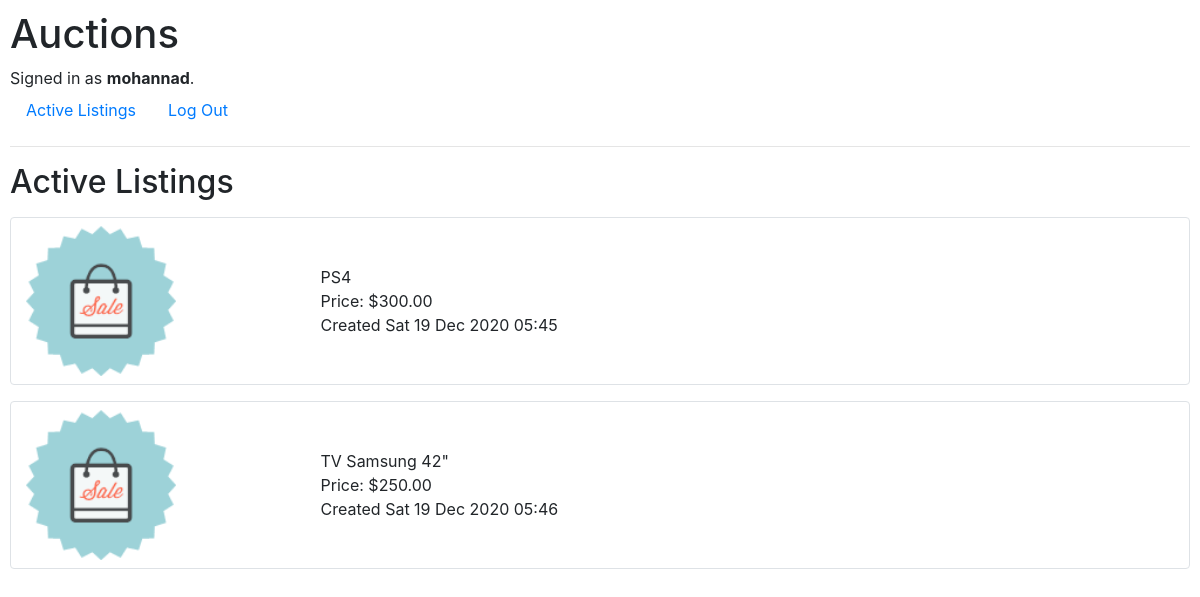
The page / (signed in) on the database its author committed.
### auctions/models.py (models this page shows, shortened)
class User(AbstractUser):
    first_name = models.CharField(max_length=64)
    last_name = models.CharField(max_length=64)
    country = models.CharField(max_length=64)

class Listing(models.Model):
    title = models.CharField(max_length=64)
    price = models.DecimalField(max_digits=10, decimal_places=2)
    creation_date = models.DateTimeField(auto_now_add=True)

### auctions/views.py (the view)
# urls.py: path("", views.index, name="index"),
def index(request):
    return render(request, "auctions/index.html", {
        "listings": Listing.objects.all()
    })

### auctions/templates/auctions/index.html
{% extends "auctions/layout.html" %}
{% load static %}
{% block body %}
    <h2>Active Listings</h2>
    {% for listing in listings %}
        <div class="container-fluid mt-3">
            <div class="row mt-2 pt-2 pb-2 border rounded">
                <div class="col-md-3 align-self-center">
                    <img src="{% static 'auctions/ecommerce.png' %}" height="150px">
                </div>
                <div class="col-md align-self-center">
                    <div class="listingTitle">{{ listing.title }}</div>
                    <div class="listingPrice">Price: ${{ listing.price }}</div>
                    <div class="listingDate">Created {{ listing.creation_date|date:"D d M Y" }} {{ listing.creation_date|time:"H:i" }}</div>
                </div>
            </div>
        </div>
    {% endfor %}
{% endblock %}

### auctions/templates/auctions/layout.html (shortened to what this page needs)
{% load static %}
<!DOCTYPE html>
<html lang="en">
    <head>
        <link rel="stylesheet" href="https://stackpath.bootstrapcdn.com/bootstrap/4.4.1/css/bootstrap.min.css">
        <link href="{% static 'auctions/styles.css' %}" rel="stylesheet">
    </head>
    <body>
        <h1>Auctions</h1>
        <div>
            {% if user.is_authenticated %}
                Signed in as <strong>{{ user.username }}</strong>.
            {% else %}
                Not signed in.
            {% endif %}
        </div>
        <ul class="nav">
            <li class="nav-item">
                <a class="nav-link" href="{% url 'index' %}">Active Listings</a>
            </li>
            {% if user.is_authenticated %}
                <li class="nav-item">
                    <a class="nav-link" href="{% url 'logout' %}">Log Out</a>
                </li>
            {% endif %}
        </ul>
        <hr>
        {% block body %}
        {% endblock %}
    </body>
</html>

### auctions/static/auctions/styles.css (style rules this page uses)
body { padding: 10px; }

### rows shown on the page
User: username "mohannad"
Listing: title "PS4", price "300.00", creation_date "Sat 19 Dec 2020", creation_date "05:45"
Listing: title "TV Samsung 42\"", price "250.00", creation_date "Sat 19 Dec 2020", creation_date "05:46"
